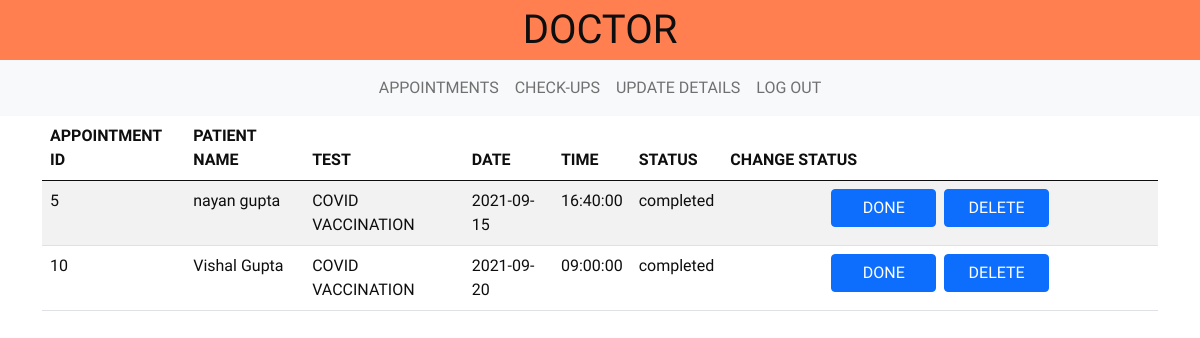
Page /DBMS/doctorcheckup.php (signed in) on the committed database.
### tables this page shows
CREATE TABLE `appointment` (
  `sno` int(5) NOT NULL,
  `patient_id` int(5) NOT NULL,
  `date` date NOT NULL,
  `time` time NOT NULL,
  `status` varchar(255) DEFAULT 'pending',
  `test` varchar(255) NOT NULL,
  `doctor_id` int(5) NOT NULL
);

CREATE TABLE `patient` (
  `id` int(5) NOT NULL,
  `name` varchar(255) NOT NULL,
  `age` int(3) NOT NULL,
  `sex` varchar(255) NOT NULL,
  `mobile` varchar(10) NOT NULL,
  `email` varchar(255) NOT NULL,
  `password` varchar(255) NOT NULL,
  `address` varchar(255) NOT NULL
);

### DBMS/doctorcheckup.php (the view, shortened to what this page needs)
<!DOCTYPE html>
<html lang="en">
<head>
    <link rel="stylesheet" href="style1.css">
    <link href="https://cdn.jsdelivr.net/npm/bootstrap@5.0.2/dist/css/bootstrap.min.css" rel="stylesheet">
</head>
<body>
    <header>
        <p>
            <span>DOCTOR</span>
        </p>
    </header>
    <?php
    include 'doctornav.php';
    ?>
    <div class="container">
    <table class="table table-striped">
      <thead>
        <tr>
          <th scope="col">APPOINTMENT ID</th>
          <th scope="col">PATIENT NAME</th>
          <th scope="col">TEST</th>
          <th scope="col">DATE</th>
          <th scope="col">TIME</th>
          <th scope="col">STATUS</th>
          <th scope="col">CHANGE STATUS</th>
        </tr>
      </thead>
      <tbody>
          <?php
              include "connection.php";
              $sql = "select a.sno,a.doctor_id,p.name as pname,a.date,a.time,a.status,a.test from patient p,appointment a where p.id=a.patient_id order by a.date";
              $result = mysqli_query($conn, $sql);
              if ($result->num_rows > 0) {
                while($row = $result->fetch_assoc()) {
                  if($row["test"]!="doctorA" and $row["doctor_id"]==$_SESSION["id"])
                    echo "<tr><td>" . $row["sno"]. "</td><td>" . $row["pname"]. "</td><td>" . $row["test"] . "</td><td>" . $row["date"]. "</td><td>" . $row["time"]. "</td><td>" . $row["status"]. "</td><td><center><input class=\"btn btn-primary w-25\" value=\"DONE\" type=\"text\">&nbsp;&nbsp;<input class=\"btn btn-primary w-25\" value=\"DELETE\" type=\"text\"></center></td></tr>";
                }
            } else {
                echo "0 results";
            }
          ?>
      </tbody>
    </table>
  </div>
</body>
</head>

### DBMS/style1.css (style rules this page uses)
* { margin: 0; padding: 0; font-family:Itim; color:rgb(14, 14, 14); box-sizing: border-box; }
html, body { margin:0; }
header { background-color: coral; font-size: 250%; margin:0; text-align:center; }
header p { margin:0; }
body { background-color: #badfd7; background-size: cover; background-repeat: no-repeat; }

### rows in the picture
appointment: sno "5", patient.name "nayan gupta", test "COVID VACCINATION", date "2021-09-15", time "16:40:00", status "completed"
appointment: sno "10", patient.name "Vishal Gupta", test "COVID VACCINATION", date "2021-09-20", time "09:00:00", status "completed"
